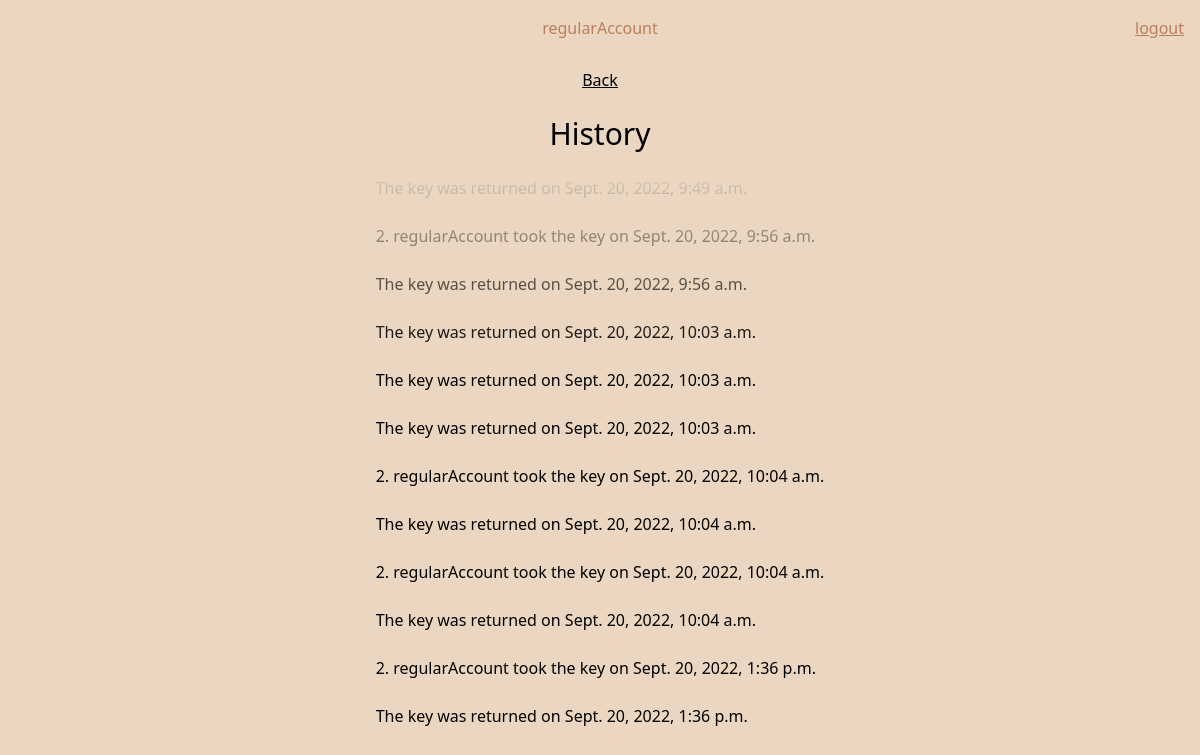
/history/ (signed in), run on an earlier commit of the app's database.
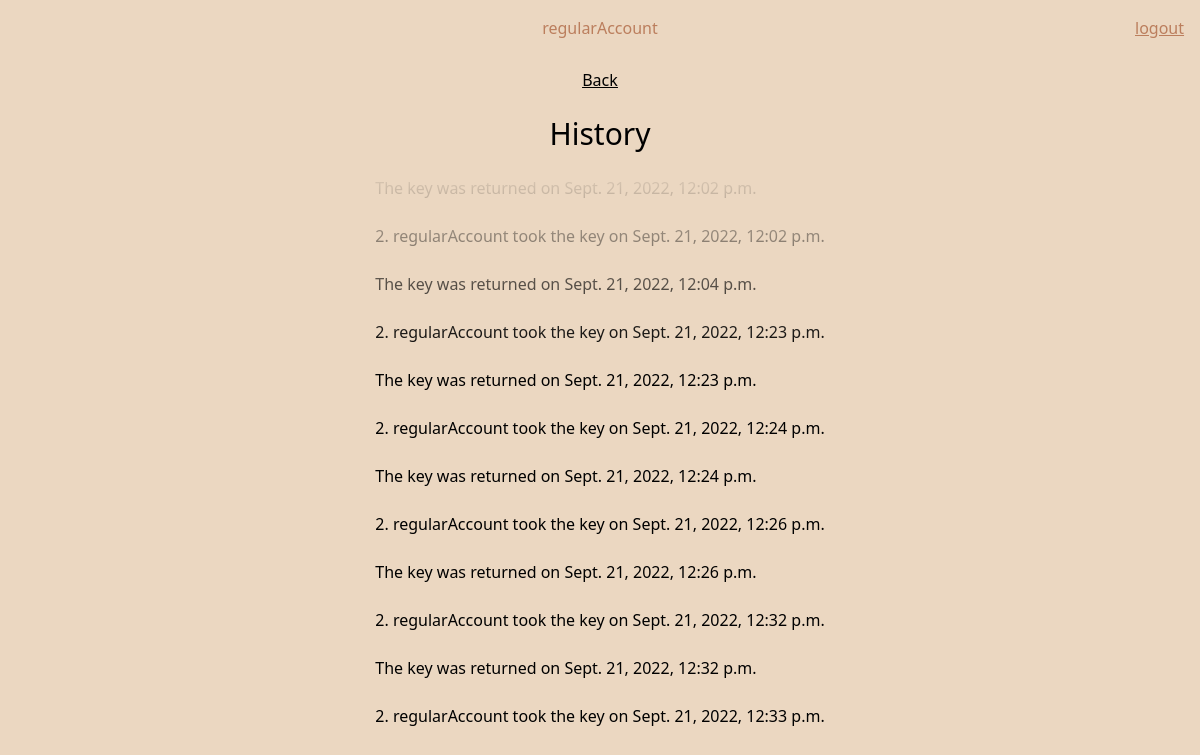
And on a later commit of the database.
### keyTracker/models.py (models this page shows, shortened)
class Key(models.Model):
    keyHolder = models.ForeignKey(
        User, on_delete=models.CASCADE, blank=True, null=True)
    isReturned = models.BooleanField(default=True)
    time = models.DateTimeField(auto_now_add=True)

### keyTracker/views.py (the view)
# urls.py: path("history/", views.history, name="history"),
def history(request):
    if request.user.is_authenticated and is_member(user=request.user, group='DI'):
        keys = Key.objects.all().order_by('-time')[:12]
        return render(request=request,
                      template_name='keyTracker/history.html',
                      context={"keys": keys})
    else:
        return redirect('keyTracker:login')

### keyTracker/views.py (called while the page is built)
def is_member(user, group):
    return user.groups.filter(name=group).exists()

### keyTracker/templates/keyTracker/history.html
{% extends 'keyTracker/components/main.html' %}
{% block body %}
<div class="flex flex-col h-screen place-items-center">
<div class="underline my-3 flex flex-row">
    <a href="/">Back</a>
</div>
<div class="text-3xl my-3">
    <h1>History</h1>
</div>
<div class="relative">
    <div class="h-48 bg-gradient-to-b from-backgroundcolor to-transparent w-full absolute z-10"></div>
    <div class="flex flex-col">
        {% for key in keys reversed  %}
        <div class="rounded my-1 p-2 bg-backgroundgreen">
            {% if not key.isReturned %}
                {{ key.keyHolder_id }}. {{ key.keyHolder }} took the key on {{ key.time }}
            </div>
            {% else %}
                The key was returned on {{ key.time }}
            </div>
            {% endif %}
            {% endfor %}
    </div>
</div>
{% endblock body %}

What changed in the data, as far as the page shows it:
no longer on this page (row unchanged): Key: time "Sept. 20, 2022, 9:49 a.m."
no longer on this page (row unchanged): Key: keyHolder_id "2", keyHolder "regularAccount", time "Sept. 20, 2022, 9:56 a.m."
no longer on this page (row unchanged): Key: time "Sept. 20, 2022, 9:56 a.m."
no longer on this page (row unchanged): Key: time "Sept. 20, 2022, 10:03 a.m."
no longer on this page (row unchanged): Key: time "Sept. 20, 2022, 10:03 a.m."
no longer on this page (row unchanged): Key: time "Sept. 20, 2022, 10:03 a.m."
no longer on this page (row unchanged): Key: keyHolder_id "2", keyHolder "regularAccount", time "Sept. 20, 2022, 10:04 a.m."
no longer on this page (row unchanged): Key: time "Sept. 20, 2022, 10:04 a.m."
no longer on this page (row unchanged): Key: keyHolder_id "2", keyHolder "regularAccount", time "Sept. 20, 2022, 10:04 a.m."
no longer on this page (row unchanged): Key: time "Sept. 20, 2022, 10:04 a.m."
no longer on this page (row unchanged): Key: keyHolder_id "2", keyHolder "regularAccount", time "Sept. 20, 2022, 1:36 p.m."
no longer on this page (row unchanged): Key: time "Sept. 20, 2022, 1:36 p.m."
added Key: time "Sept. 21, 2022, 12:02 p.m."
added Key: keyHolder_id "2", keyHolder "regularAccount", time "Sept. 21, 2022, 12:02 p.m."
added Key: time "Sept. 21, 2022, 12:04 p.m."
added Key: keyHolder_id "2", keyHolder "regularAccount", time "Sept. 21, 2022, 12:23 p.m."
added Key: time "Sept. 21, 2022, 12:23 p.m."
added Key: keyHolder_id "2", keyHolder "regularAccount", time "Sept. 21, 2022, 12:24 p.m."
added Key: time "Sept. 21, 2022, 12:24 p.m."
added Key: keyHolder_id "2", keyHolder "regularAccount", time "Sept. 21, 2022, 12:26 p.m."
added Key: time "Sept. 21, 2022, 12:26 p.m."
added Key: keyHolder_id "2", keyHolder "regularAccount", time "Sept. 21, 2022, 12:32 p.m."
added Key: time "Sept. 21, 2022, 12:32 p.m."
added Key: keyHolder_id "2", keyHolder "regularAccount", time "Sept. 21, 2022, 12:33 p.m."
